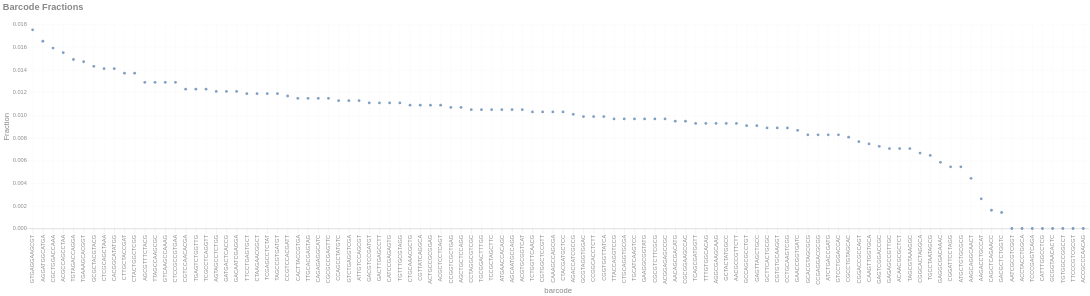

The notebook cell saved with this chart:
### Code cell
plot_from_wide(df)

### Figure 1 — Vega-Lite specification as saved in the notebook (floating-point values rounded to 4 significant figures)
{"width": "container", "height": 400, "config": {"title": {"anchor": "start", "dy": -15, "fontSize": 18, "color": "#888888", "subtitleColor": "#888888", "subtitleFontSize": 14}, "arc": {"fill": "#0072B2"}, "axis": {"domainColor": "#888888", "domainWidth": 0.5, "gridWidth": 0.2, "grid": false, "titleFontWeight": 400, "titleFontSize": 15, "labelFontSize": 11, "labelColor": "#888888", "tickColor": "#888888", "tickWidth": 0.2, "titleColor": "#888888"}, "axisBand": {"grid": false}, "axisX": {"grid": true, "tickSize": 10, "domainCap": "round"}, "axisY": {"domain": false, "grid": true, "tickSize": 0, "domainCap": "round"}, "background": "transparent", "header": {"labelFontSize": 15, "labelColor": "#888888", "titleFontSize": 15, "titleFontWeight": 600, "titleColor": "#888888"}, "legend": {"labelFont": "sans-serif", "labelFontSize": 12, "labelColor": "#888888", "symbolSize": 100, "symbolType": "circle", "titleFontSize": 12, "titlePadding": 10, "titleColor": "#888888", "title": null}, "range": {"category": ["#E69F00", "#56B4E9", "#009E73", "#F0E442", "#0072B2", "#D55E00", "#CC79A7", "#000000"], "diverging": ["#cfe8f3", "#a2d4ec", "#73bfe2", "#46abdb", "#1696d2", "#12719e"]}, "area": {"fill": "#0072B2", "fillOpacity": 0.7, "line": true, "strokeOpacity": 0.7}, "line": {"color": "#0072B2", "stroke": "#0072B2", "strokeWidth": 2}, "trail": {"color": "#0072B2", "stroke": "#0072B2", "strokeWidth": 0, "size": 1}, "point": {"filled": true}, "text": {"color": "#888888", "fontSize": 11, "align": "right", "fontWeight": 400, "size": 11}, "bar": {"fill": "#0072B2", "stroke": null}, "view": {"stroke": null, "continuousWidth": 660, "continuousHeight": 400}}, "data": {"name": "data-15c0489cc5882f93f5ab89f4957ff41c"}, "mark": {"type": "point"}, "encoding": {"tooltip": [{"field": "barcode", "title": "Barcode", "type": "nominal"}, {"field": "segment", "title": "Segment", "type": "nominal"}, {"field": "value", "title": "Fraction", "type": "quantitative"}], "x": {"field": "barcode", "sort": {"field": "value", "order": "descending"}, "type": "nominal"}, "y": {"field": "value", "title": "Fraction", "type": "quantitative"}}, "params": [{"name": "sample", "bind": {"input": "select", "options": ["sample1"], "name": "Sample: "}, "value": "sample1"}, {"name": "segment", "bind": {"input": "select", "options": ["A", "B", "C"], "name": "Segment: "}, "value": "A"}], "title": "Barcode Fractions", "transform": [{"fold": ["sample1_A", "sample1_B", "sample1_C"], "as": ["col", "value"]}, {"calculate": "split(datum.col, '_')[0]", "as": "sample"}, {"calculate": "split(datum.col, '_')[1]", "as": "segment"}, {"filter": "datum.sample == sample && datum.segment == segment"}], "$schema": "https://vega.github.io/schema/vega-lite/v6.1.0.json", "datasets": {"data-15c0489cc5882f93f5ab89f4957ff41c": [{"barcode": "TTACCAGGTCCG", "sample1_A": 0.00967, "sample1_B": 0.00967, "sample1_C": 0.00866}, {"barcode": "AGACCATCGCCG", "sample1_A": 0.01007, "sample1_B": 0.01209, "sample1_C": 0.01451}, {"barcode": "CACTTACCGTGA", "sample1_A": 0.01148, "sample1_B": 0.00846, "sample1_C": 0.00685}, {"barcode": "GAGTCGGACCGC", "sample1_A": 0.00725, "sample1_B": 0.00987, "sample1_C": 0.00987}, {"barcode": "TCAGCGATGGTT", "sample1_A": 0.00927, "sample1_B": 0.00967, "sample1_C": 0.01007}, {"barcode": "CCGGTCGCTGAG", "sample1_A": 0.01068, "sample1_B": 0.00544, "sample1_C": 0.00967}, {"barcode": "AGTAGCCTCTGG", "sample1_A": 0.01209, "sample1_B": 0.00705, "sample1_C": 0.01229}, {"barcode": "TGTAGACCAGGA", "sample1_A": 0.01491, "sample1_B": 0.00705, "sample1_C": 0.00725}, {"barcode": "CCTAGGCGTCGC", "sample1_A": 0.01048, "sample1_B": 0.00887, "sample1_C": 0.01108}, {"barcode": "TTCCTGAGTGCT", "sample1_A": 0.01189, "sample1_B": 0.01148, "sample1_C": 0.0129}, {"barcode": "AATCGCGTCGGT", "sample1_A": 0.0, "sample1_B": 0.0, "sample1_C": 0.0}, {"barcode": "ACCTACCTGGCA", "sample1_A": 0.0, "sample1_B": 0.0, "sample1_C": 0.0}, {"barcode": "TCCCGAGTCAGA", "sample1_A": 0.0, "sample1_B": 0.0, "sample1_C": 0.0}, {"barcode": "CATTTGGCCTCG", "sample1_A": 0.0, "sample1_B": 0.0, "sample1_C": 0.0}, {"barcode": "GCGGTAACACTC", "sample1_A": 0.0, "sample1_B": 0.0, "sample1_C": 0.0}, {"barcode": "GCGTAGGTGGAC", "sample1_A": 0.00987, "sample1_B": 0.00544, "sample1_C": 0.01209}, {"barcode": "CGCTGGACCAAA", "sample1_A": 0.01592, "sample1_B": 0.00685, "sample1_C": 0.00987}, {"barcode": "CTGCAAACGCTG", "sample1_A": 0.01088, "sample1_B": 0.00887, "sample1_C": 0.00786}, {"barcode": "AGCGTTTCTACG", "sample1_A": 0.0129, "sample1_B": 0.00987, "sample1_C": 0.0133}, {"barcode": "GACGTCCGATGT", "sample1_A": 0.01108, "sample1_B": 0.01028, "sample1_C": 0.01068}, {"barcode": "CCAGCCTATGTC", "sample1_A": 0.01128, "sample1_B": 0.00645, "sample1_C": 0.00846}, {"barcode": "GACTTGAGCCTT", "sample1_A": 0.01108, "sample1_B": 0.01068, "sample1_C": 0.00947}, {"barcode": "CGGATTCCTAGG", "sample1_A": 0.00544, "sample1_B": 0.01028, "sample1_C": 0.00887}, {"barcode": "TTAGCCAAGCGC", "sample1_A": 0.0129, "sample1_B": 0.01108, "sample1_C": 0.01108}, {"barcode": "CAAGTTGGTGCA", "sample1_A": 0.00746, "sample1_B": 0.01007, "sample1_C": 0.00625}, {"barcode": "CATCCGAGAGTG", "sample1_A": 0.01108, "sample1_B": 0.00725, "sample1_C": 0.0133}, {"barcode": "CTGCAGGTGCGA", "sample1_A": 0.00967, "sample1_B": 0.00927, "sample1_C": 0.00746}, {"barcode": "ACGCCAGCCTAA", "sample1_A": 0.01551, "sample1_B": 0.00806, "sample1_C": 0.01229}, {"barcode": "GAGAGCCGTTGC", "sample1_A": 0.00705, "sample1_B": 0.01229, "sample1_C": 0.01128}, {"barcode": "GCACGTAGCGCG", "sample1_A": 0.00826, "sample1_B": 0.00947, "sample1_C": 0.00947}, {"barcode": "GCTTCACTGCGC", "sample1_A": 0.00887, "sample1_B": 0.0129, "sample1_C": 0.00927}, {"barcode": "TTGCACGAGTAG", "sample1_A": 0.01148, "sample1_B": 0.01068, "sample1_C": 0.01048}, {"barcode": "CGGCACTAGGCA", "sample1_A": 0.00665, "sample1_B": 0.01148, "sample1_C": 0.00887}, {"barcode": "CTAAGAACGGCT", "sample1_A": 0.01189, "sample1_B": 0.00786, "sample1_C": 0.00564}, {"barcode": "CTTGCTACCGAT", "sample1_A": 0.0137, "sample1_B": 0.00786, "sample1_C": 0.00766}, {"barcode": "GATGACTCACCG", "sample1_A": 0.01209, "sample1_B": 0.01007, "sample1_C": 0.01028}, {"barcode": "AGGATGGCATGA", "sample1_A": 0.01652, "sample1_B": 0.00987, "sample1_C": 0.00826}, {"barcode": "AAGCAGGCAACT", "sample1_A": 0.00443, "sample1_B": 0.00766, "sample1_C": 0.01007}, {"barcode": "ACAACGCGCTCT", "sample1_A": 0.00705, "sample1_B": 0.00484, "sample1_C": 0.00806}, {"barcode": "TGCGGACTTTGG", "sample1_A": 0.01048, "sample1_B": 0.01028, "sample1_C": 0.00947}, {"barcode": "TGCCTAATAGCG", "sample1_A": 0.00645, "sample1_B": 0.01007, "sample1_C": 0.01209}, {"barcode": "TCCGCTAGCTTC", "sample1_A": 0.01048, "sample1_B": 0.00705, "sample1_C": 0.00927}, {"barcode": "CCGAGGACGCGG", "sample1_A": 0.00826, "sample1_B": 0.00604, "sample1_C": 0.00967}, {"barcode": "GAACCGGTGATC", "sample1_A": 0.00866, "sample1_B": 0.01108, "sample1_C": 0.00887}, {"barcode": "ATCTGACCGATG", "sample1_A": 0.00826, "sample1_B": 0.01128, "sample1_C": 0.01148}, {"barcode": "CCGGCACCTCTT", "sample1_A": 0.00987, "sample1_B": 0.00967, "sample1_C": 0.01088}, {"barcode": "GCGCTACGTACG", "sample1_A": 0.01431, "sample1_B": 0.00846, "sample1_C": 0.01068}, {"barcode": "TTTGTGGCACAG", "sample1_A": 0.00927, "sample1_B": 0.00806, "sample1_C": 0.01028}, {"barcode": "CGTGTGCAAGGT", "sample1_A": 0.00887, "sample1_B": 0.01209, "sample1_C": 0.00907}, {"barcode": "GCCAGCGCCTGT", "sample1_A": 0.00907, "sample1_B": 0.00927, "sample1_C": 0.0133}, {"barcode": "AGGCGAAGCAAG", "sample1_A": 0.00927, "sample1_B": 0.01169, "sample1_C": 0.01128}, {"barcode": "TGCATCAAGTCC", "sample1_A": 0.00967, "sample1_B": 0.01088, "sample1_C": 0.00987}, {"barcode": "ATGAACCACAGC", "sample1_A": 0.01048, "sample1_B": 0.01572, "sample1_C": 0.00987}, {"barcode": "GCTACTATGGCC", "sample1_A": 0.00927, "sample1_B": 0.00786, "sample1_C": 0.00907}, {"barcode": "GTCAAGCCAAAG", "sample1_A": 0.0129, "sample1_B": 0.0137, "sample1_C": 0.01169}, {"barcode": "AGCTGCTCCAGG", "sample1_A": 0.01068, "sample1_B": 0.00907, "sample1_C": 0.00846}, {"barcode": "CAGCTCAGAACC", "sample1_A": 0.00161, "sample1_B": 0.01068, "sample1_C": 0.01209}, {"barcode": "GAAGGCGGTATG", "sample1_A": 0.00967, "sample1_B": 0.01249, "sample1_C": 0.01068}, {"barcode": "AGCAATGCCAGG", "sample1_A": 0.01048, "sample1_B": 0.00907, "sample1_C": 0.00866}, {"barcode": "AACGCCGTTCTT", "sample1_A": 0.00927, "sample1_B": 0.01028, "sample1_C": 0.00846}, {"barcode": "CTCCGCCGTGAA", "sample1_A": 0.0129, "sample1_B": 0.00786, "sample1_C": 0.00947}, {"barcode": "CGTTATCAGGCA", "sample1_A": 0.01088, "sample1_B": 0.0133, "sample1_C": 0.01007}, {"barcode": "TCGAGCCTCTAT", "sample1_A": 0.01189, "sample1_B": 0.01108, "sample1_C": 0.01148}, {"barcode": "CAGAGAGGCATC", "sample1_A": 0.01148, "sample1_B": 0.00887, "sample1_C": 0.01128}, {"barcode": "AACAGCGACATG", "sample1_A": 0.00947, "sample1_B": 0.01431, "sample1_C": 0.00887}, {"barcode": "AAGACCTGCCAT", "sample1_A": 0.00262, "sample1_B": 0.01269, "sample1_C": 0.00987}, {"barcode": "GTCCTGGACCAC", "sample1_A": 0.00826, "sample1_B": 0.01148, "sample1_C": 0.00806}, {"barcode": "GTCTGAGGTCGA", "sample1_A": 0.01128, "sample1_B": 0.01229, "sample1_C": 0.01451}, {"barcode": "TCTGGTTCAACG", "sample1_A": 0.01028, "sample1_B": 0.01169, "sample1_C": 0.01088}, {"barcode": "CGGACCGCCAGT", "sample1_A": 0.00766, "sample1_B": 0.0137, "sample1_C": 0.00927}, {"barcode": "TAGCGTAAAGGC", "sample1_A": 0.00705, "sample1_B": 0.00484, "sample1_C": 0.0131}, {"barcode": "GACGCTCTGGTC", "sample1_A": 0.00141, "sample1_B": 0.00584, "sample1_C": 0.01007}, {"barcode": "TGAAAGCACGGT", "sample1_A": 0.01471, "sample1_B": 0.0131, "sample1_C": 0.00927}, {"barcode": "CTCGCAGCTAAA", "sample1_A": 0.0141, "sample1_B": 0.01068, "sample1_C": 0.01209}, {"barcode": "CGTCCAACACGA", "sample1_A": 0.01229, "sample1_B": 0.00987, "sample1_C": 0.00887}, {"barcode": "CGTGGCTCCGTT", "sample1_A": 0.01028, "sample1_B": 0.00887, "sample1_C": 0.00665}, {"barcode": "ATGCTGTGCGCG", "sample1_A": 0.00544, "sample1_B": 0.00746, "sample1_C": 0.00887}, {"barcode": "CGCCTGTAGCAC", "sample1_A": 0.00806, "sample1_B": 0.0139, "sample1_C": 0.00907}, {"barcode": "CAAAGCCAGCGA", "sample1_A": 0.01028, "sample1_B": 0.01269, "sample1_C": 0.00907}, {"barcode": "CCTGCAAGTCGG", "sample1_A": 0.00887, "sample1_B": 0.0137, "sample1_C": 0.0141}, {"barcode": "CTACTGGCTCGG", "sample1_A": 0.0137, "sample1_B": 0.00887, "sample1_C": 0.00584}, {"barcode": "ACTGCCGCGGAG", "sample1_A": 0.01088, "sample1_B": 0.01048, "sample1_C": 0.00786}, {"barcode": "TAGCCGTGATGT", "sample1_A": 0.01189, "sample1_B": 0.0137, "sample1_C": 0.01048}, {"barcode": "ACGCTCCTCAGT", "sample1_A": 0.01088, "sample1_B": 0.01249, "sample1_C": 0.01128}, {"barcode": "GAGTTAGCTGCC", "sample1_A": 0.00907, "sample1_B": 0.00907, "sample1_C": 0.01169}, {"barcode": "ATTGTCCAGCGT", "sample1_A": 0.01128, "sample1_B": 0.01229, "sample1_C": 0.01128}, {"barcode": "GTGAGGAAGCGT", "sample1_A": 0.01753, "sample1_B": 0.01431, "sample1_C": 0.01652}, {"barcode": "CGCGCCGAGTTC", "sample1_A": 0.01148, "sample1_B": 0.01531, "sample1_C": 0.01148}, {"barcode": "CGCGTCTTCGCG", "sample1_A": 0.00967, "sample1_B": 0.00927, "sample1_C": 0.01169}, {"barcode": "CGCGGAAGCCAC", "sample1_A": 0.00947, "sample1_B": 0.0135, "sample1_C": 0.01148}, {"barcode": "CCGTCCACGATT", "sample1_A": 0.01169, "sample1_B": 0.00866, "sample1_C": 0.01128}, {"barcode": "TGTTTGCGTAGG", "sample1_A": 0.01108, "sample1_B": 0.01007, "sample1_C": 0.00887}, {"barcode": "GACAATCGAGGA", "sample1_A": 0.01209, "sample1_B": 0.01572, "sample1_C": 0.0137}, {"barcode": "GAGGCGACAAAC", "sample1_A": 0.00584, "sample1_B": 0.0135, "sample1_C": 0.0139}, {"barcode": "CTACGATGCTCC", "sample1_A": 0.01028, "sample1_B": 0.01189, "sample1_C": 0.01108}, {"barcode": "TGAGTCTGGTTG", "sample1_A": 0.01229, "sample1_B": 0.01128, "sample1_C": 0.01028}, {"barcode": "CACGGCATATGG", "sample1_A": 0.0141, "sample1_B": 0.01048, "sample1_C": 0.00766}, {"barcode": "TCGCCTCAGGTT", "sample1_A": 0.01229, "sample1_B": 0.00987, "sample1_C": 0.01169}, {"barcode": "ACGGAGAGCCGC", "sample1_A": 0.00967, "sample1_B": 0.00987, "sample1_C": 0.01531}, {"barcode": "CGGTGGTTATCA", "sample1_A": 0.00987, "sample1_B": 0.0133, "sample1_C": 0.00806}, {"barcode": "ACGTGCGGTCAT", "sample1_A": 0.01048, "sample1_B": 0.00887, "sample1_C": 0.01269}, {"barcode": "TGTGGCCGGCCT", "sample1_A": 0.0, "sample1_B": 0.0, "sample1_C": 0.0}, {"barcode": "TTCCCGTCGCGT", "sample1_A": 0.0, "sample1_B": 0.0, "sample1_C": 0.0}, {"barcode": "ACCGCCCAACAG", "sample1_A": 0.0, "sample1_B": 0.0, "sample1_C": 0.0}]}}
